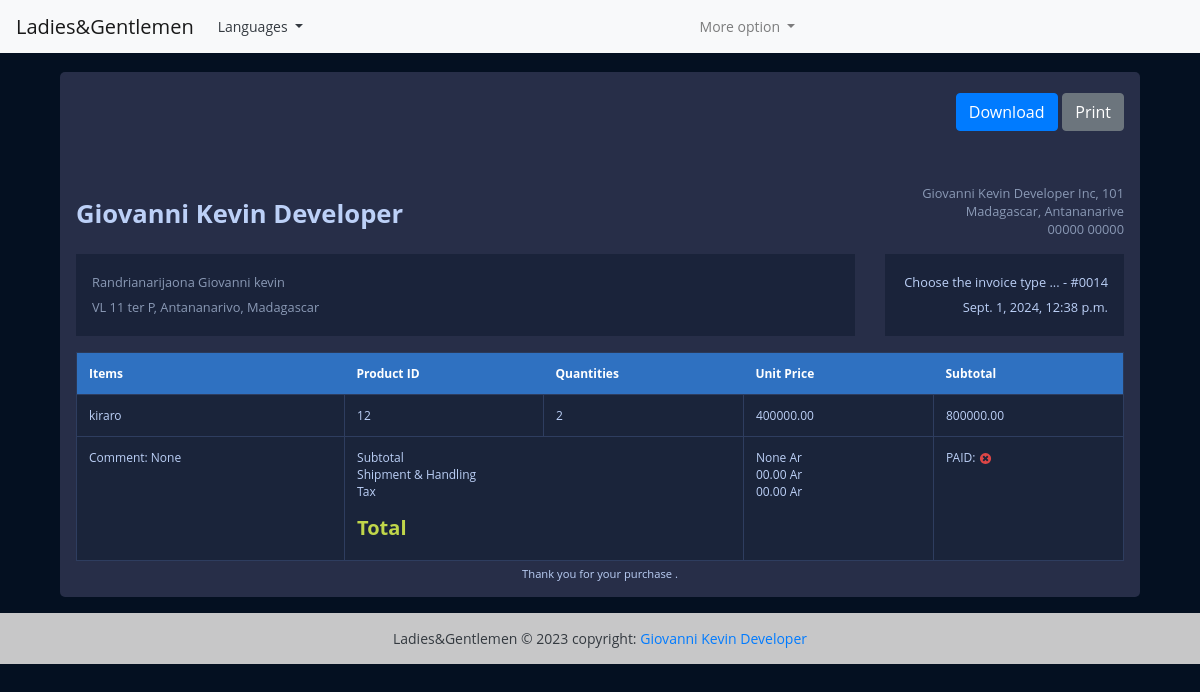
The page /view-invoice/14 (signed in) on the database its author committed.
### Facture_Ladies/models.py (models this page shows, shortened)
class Invoice(models.Model):
    INVOICE_TYPE = (
        ('R', 'RECEIPT'),
        ('P', 'PROFORMA INVOICE'),
        ('I', 'INVOICE')
    )
    customer = models.ForeignKey(Customer, on_delete=models.PROTECT)
    save_by = models.ForeignKey(User, on_delete=models.PROTECT)
    invoice_date_time = models.DateTimeField(auto_now_add=True)
    total = models.DecimalField(max_digits=10000, decimal_places=2)
    last_updated_date = models.DateTimeField(null=True, blank=True)
    paid = models.BooleanField(default=False)
    invoice_type = models.CharField(max_length=60, choices=INVOICE_TYPE)
    comments = models.TextField(null=True, max_length=1000, blank=True)
    class Meta :
        verbose_name = "Invoice"
        verbose_name_plural = "Invoices"
    @property
    def get_total(self):
        articles = self.article_set.all()
        total = sum(article.get_total for article in articles)

class Customer(models.Model):
    SEX_TYPES = (
        ('M', 'Masculin'),
        ('F', 'Feminin'),
    )
    name = models.CharField(max_length=132)
    email = models.EmailField()
    phone = models.CharField(max_length=132)
    address = models.CharField(max_length=64)
    sex = models.CharField(max_length=1 , choices=SEX_TYPES)
    age = models.CharField(max_length=12)
    city = models.CharField(max_length=32)
    zip_code = models.CharField(max_length=16)
    created_date = models.DateTimeField(auto_now_add=True)
    save_by = models.ForeignKey(User, on_delete=models.PROTECT)
    class Meta:
        verbose_name = "Customer"
        verbose_name_plural = "Customers"

class Article(models.Model):
    invoice = models.ForeignKey(Invoice, on_delete=models.CASCADE)
    name = models.CharField(max_length=32)
    quantity = models.IntegerField()
    unit_price = models.DecimalField(max_digits=1000, decimal_places=2)
    total = models.DecimalField(max_digits=1000, decimal_places=2)
    class Meta:
        verbose_name= 'Article'
        verbose_name_plural = "Articles"
    @property
    def get_total(self):
        total = self.quantity * self.unit_price
        return total

### Facture_Ladies/views.py (the view)
# urls.py: path('view-invoice/<int:pk>', views.InvoiceVisualizationView.as_view(), name='view-invoice'),
class InvoiceVisualizationView(LoginRequiredSuperuserMixim, View):
    template_name = 'invoice.html'
    def get(self, request, *args, **kwargs):
        pk = kwargs.get('pk')
        context = get_invoice(pk)
        return render(request, self.template_name, context)

### Facture_Ladies/utils.py (called while the page is built)
def get_invoice(pk):
    obj = Invoice.objects.get(pk=pk)
    articles = obj.article_set.all()
    context = {
        'obj': obj,
        'articles': articles
    }
    return context

### templates/invoice.html (shortened to what this page needs)
{% extends "base.html" %}
{% load static %}
{% block content %}
<div class="container">
    <div class="row gutters">
    	<div class="col-xl-12 col-lg-12 col-md-12 col-sm-12 col-12">
    		<div class="card">
    			<div class="card-body p-0">
    				<div class="invoice-container">
    					<div class="invoice-header">
    						<div class="row gutters">
    							<div class="col-xl-12 col-lg-12 col-md-12 col-sm-12">
    								<div class="custom-actions-btns mb-5">
    									<a href="{% url 'invoice-pdf' pk=obj.pk %}" class="btn btn-primary">
    										 Download
    									</a>
    									<a href="#" class="btn btn-secondary">
    										 Print
    									</a>
    								</div>
    							</div>
    						</div>
    						<div class="row gutters">
    							<div class="col-xl-6 col-lg-6 col-md-6 col-sm-6">
    								<a href="donaldprogrammeur.com" class="invoice-logo">
    									Giovanni Kevin Developer
    								</a>
    							</div>
    							<div class="col-lg-6 col-md-6 col-sm-6">
    								<address class="text-right">
    									Giovanni Kevin Developer Inc, 101<br>
    									Madagascar, Antananarive<br>
    									00000 00000
    								</address>
    							</div>
    						</div>
    						<div class="row gutters">
    							<div class="col-xl-9 col-lg-9 col-md-12 col-sm-12 col-12">
    								<div class="invoice-details">
    									<address>
    										{{obj.customer.name}}<br>
    										{{obj.customer.address}}, {{obj.customer.city}}, Madagascar
    									</address>
    								</div>
    							</div>
    							<div class="col-xl-3 col-lg-3 col-md-12 col-sm-12 col-12">
    								<div class="invoice-details">
    									<div class="invoice-num">
    										<div>{{obj.get_invoice_type_display}} - #00{{obj.id}}</div>
    										<div>{{obj.invoice_date_time}}</div>
    									</div>
    								</div>
    							</div>
    						</div>
    					</div>
    					<div class="invoice-body">
    						<div class="row gutters">
    							<div class="col-lg-12 col-md-12 col-sm-12">
    								<div class="table-responsive">
    									<table class="table custom-table m-0">
    										<thead>
    											<tr>
    												<th>Items</th>
													<th>Product ID</th>
													<th>Quantities</th>
													<th>Unit Price</th>
													<th>Subtotal</th>
    											</tr>
    										</thead>
    										<tbody>
                                              {% for article in articles %}
    											<tr>
                                                    <td>
    													{{ article.name }}
    												</td>
													<td>
    													{{ article.id }}
    												</td>
													<td>
    													{{ article.quantity }}
    												</td>
													<td>
    													{{ article.unit_price }}
    												</td>
													<td>
    													{{ article.get_total }}
    												</td>
    											</tr>
                                               {% endfor %}
    											<tr>
    												<td>Comment: {{obj.comments}}</td>
    												<td colspan="2">
														<p>
															Subtotal<br>
															Shipment &amp; Handling<br>
															Tax<br>
														</p>
    													<h5 class="text-success"><strong>Total</strong></h5>
    												</td>
    												<td>
    													<p>
    														{{obj.get_total}} Ar<br>
    														00.00 Ar<br>
    														00.00 Ar<br>
    													</p>
    												</td>
                                                    <td>
                                                            PAID:
                                                        {% if obj.paid  %}
                                                           <img class="icon" src="{% static 'images/icon-yes.svg' %}" alt="True">
                                                        {% else %}
                                                            <img class="icon" src="{% static 'images/icon-no.svg' %}" alt="False">
                                                        {% endif %}
                                                    </td>
    											</tr>
    										</tbody>
    									</table>
    								</div>
    							</div>
    						</div>
    					</div>
    					<div class="invoice-footer">
    						Thank you for your purchase .
    					</div>
    				</div>
    			</div>
    		</div>
    	</div>
    </div>
</div>
{% endblock content %}

### static/style.css (style rules this page uses)
body { margin: 0; padding: 0; font: 400 .875rem 'Open Sans', sans-serif; color: #bcd0f7; background: rgb(4,16,33); position: relative; height: 100%; }
.invoice-container { padding: 1rem; }
.invoice-container .invoice-header .invoice-logo { margin: 0.8rem 0 0 0; display: inline-block; font-size: 1.6rem; font-weight: 700; color: #bcd0f7; }
.invoice-container .invoice-header address { font-size: 0.8rem; color: #8a99b5; margin: 0; }
.invoice-container .invoice-details { margin: 1rem 0 0 0; padding: 1rem; line-height: 180%; background: #1a233a; }
.invoice-container .invoice-details .invoice-num { text-align: right; font-size: 0.8rem; }
.invoice-container .invoice-body { padding: 1rem 0 0 0; }
.invoice-container .invoice-footer { text-align: center; font-size: 0.7rem; margin: 5px 0 0 0; }
.card { background: #272E48; -webkit-border-radius: 5px; -moz-border-radius: 5px; border-radius: 5px; border: 0; margin-bottom: 1rem; }
.custom-table { border: 1px solid #2b3958; }
.custom-table thead { background: #2f71c1; }
.custom-table thead th { border: 0; color: #ffffff; }
.custom-table > tbody tr:nth-of-type(even) { background-color: #1a243a; }
.custom-table > tbody td { border: 1px solid #2e3d5f; }
.table { background: #1a243a; color: #bcd0f7; font-size: .75rem; }
.text-success { color: #c0d64a !important; }
.custom-actions-btns { margin: auto; display: flex; justify-content: flex-end; }
.custom-actions-btns .btn { margin: .3rem 0 .3rem .3rem; }

### rows shown on the page
Invoice: customer.name "Randrianarijaona Giovanni kevin", customer.address "VL 11 ter P", customer.city "Antananarivo", invoice_type "Choose the invoice type ...", id "14", invoice_date_time "Sept. 1, 2024, 12:38 p.m.", comments "None", get_total "None"
Article: name "kiraro", id "12", quantity "2", unit_price "400000.00", get_total "800000.00"
